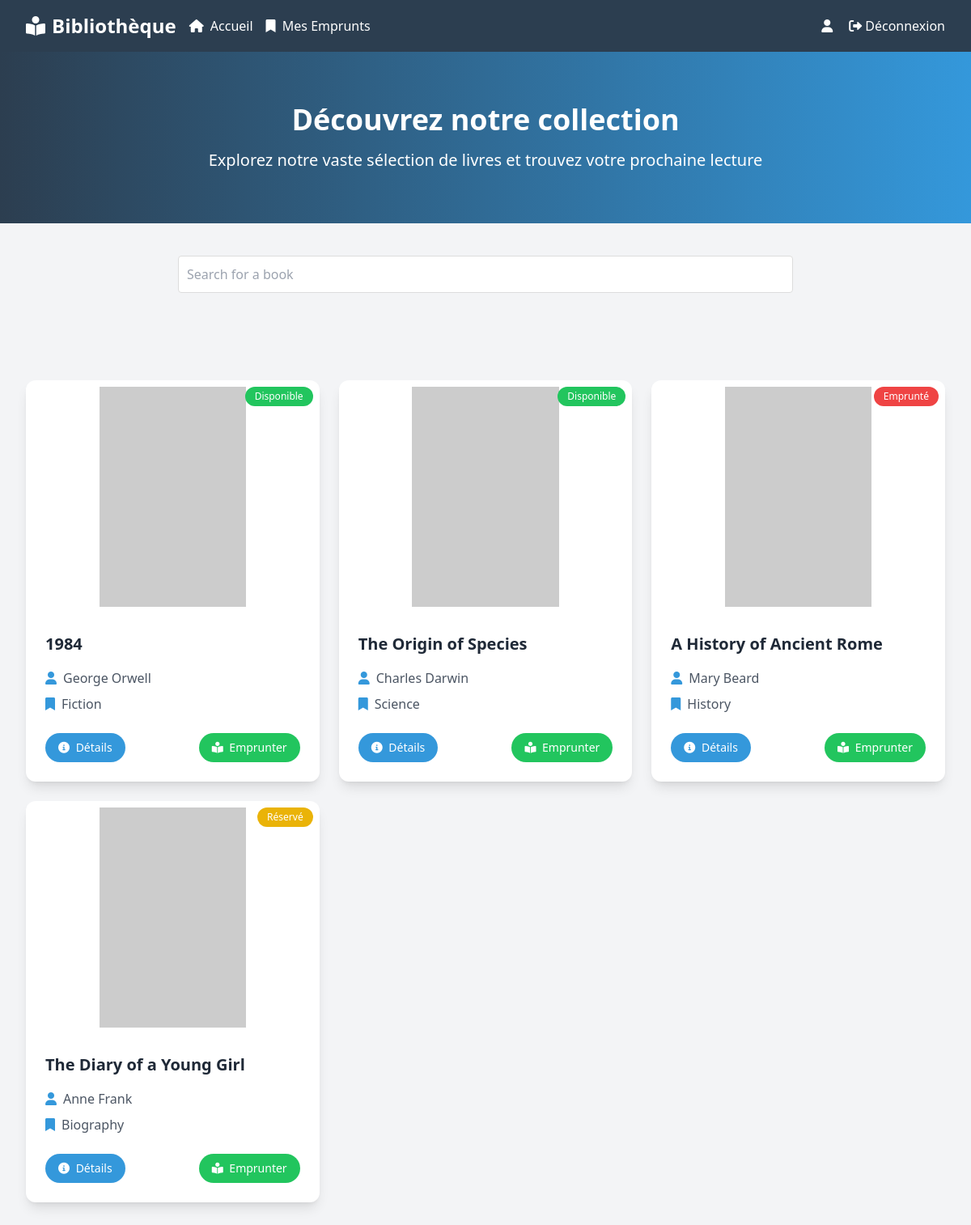
Screenshot of /user.php with the database file from the repository.
### tables this page shows
CREATE TABLE books (
    id INT AUTO_INCREMENT PRIMARY KEY,
    title VARCHAR(255) NOT NULL,
    author VARCHAR(255) NOT NULL,
    category_id INT NOT NULL,
    cover_image VARCHAR(255), 
    summary TEXT,
    status ENUM('available', 'borrowed', 'reserved') DEFAULT 'available',
    created_at TIMESTAMP DEFAULT CURRENT_TIMESTAMP,
    FOREIGN KEY (category_id) REFERENCES categories(id) ON DELETE CASCADE
);

CREATE TABLE categories (
    id INT AUTO_INCREMENT PRIMARY KEY,
    name VARCHAR(255) NOT NULL
);

### classes/book.php (called while the page is built, shortened)
<?php
class Book
{
    private $conn;
    private $table_name = "books";
    public function __construct($conn)
    {
        $this->conn = $conn;
    }
    public function getAllBooks()
    {
        $query = "SELECT b.*, c.name as category_name
                 FROM " . $this->table_name . " b
                 LEFT JOIN categories c ON b.category_id = c.id
                 ORDER BY b.created_at DESC";
        $stmt = $this->conn->prepare($query);
        $stmt->execute();
        return $stmt;
    }
}
?>

### user.php (the view, shortened to what this page needs)
<?php
include_once 'config/db.php';
include_once 'classes/book.php';
$database = new DataBase();
$conn = $database->getConnection();
$book = new Book($conn);
$books = $book->getAllBooks();
?>
<!DOCTYPE html>
<html lang="fr">
<head>
    <script src="https://cdn.tailwindcss.com"></script>
    <link rel="stylesheet" href="https://cdnjs.cloudflare.com/ajax/libs/font-awesome/6.0.0/css/all.min.css">
    <link rel="stylesheet" href="./style/index.css">
</head>
<body class="bg-gray-100">
    <nav class="bg-[#2C3E50] shadow-lg">
        <div class="max-w-7xl mx-auto px-4 sm:px-6 lg:px-8">
            <div class="flex justify-between h-16 items-center">
                <div class="flex items-center space-x-4">
                    <a class="text-white text-2xl font-bold flex items-center" href="user.php">
                        <i class="fas fa-book-reader mr-2"></i>Bibliothèque
                    </a>
                    <a href="user.php" class="text-white hover:text-[#E74C3C] transition-colors duration-300">
                        <i class="fas fa-home mr-1"></i> Accueil
                    </a>
                    <a href="reservation.php" class="text-white hover:text-[#E74C3C] transition-colors duration-300">
                        <i class="fas fa-bookmark mr-1"></i> Mes Emprunts
                    </a>
                </div>
                <div class="flex space-x-4">
                    <span class="text-white flex items-center">
                        <i class="fas fa-user mr-1"></i>
                    </span>
                    <a class="text-white hover:text-[#E74C3C] transition-colors duration-300 flex items-center" href="logout.php">
                        <i class="fas fa-sign-out-alt mr-1"></i> Déconnexion
                    </a>
                </div>
            </div>
        </div>
    </nav>
    <div class="bg-gradient-to-r from-[#2C3E50] to-[#3498DB] text-white py-16">
        <div class="max-w-7xl mx-auto px-4 sm:px-6 lg:px-8 text-center">
            <h1 class="text-4xl font-bold mb-4">Découvrez notre collection</h1>
            <p class="text-xl">Explorez notre vaste sélection de livres et trouvez votre prochaine lecture</p>
        </div>
    </div>
    <div class="search-container">
        <input type="text"
            id="search"
            class="search-input"
            placeholder="Search for a book"
            name="query">
    </div>
    <div class="max-w-7xl mx-auto px-4 sm:px-6 lg:px-8 py-12">
        <div class="grid grid-cols-1 md:grid-cols-2 lg:grid-cols-3 gap-6">
            <?php foreach ($books as $book): ?>
                <div class="bg-white rounded-xl shadow-lg overflow-hidden transform transition duration-300 hover:-translate-y-2 hover:shadow-xl">
                    <div class="relative h-72">
                        <?php if ($book['cover_image']): ?>
                            <img src="<?php echo htmlspecialchars($book['cover_image']); ?>"
                                alt="<?php echo htmlspecialchars($book['title']); ?>"
                                class="absolute inset-0 w-full h-full object-contain p-2"
                                onerror="this.src='https://via.placeholder.com/200x300?text=Image+non+disponible'">
                        <?php endif; ?>
                        <div class="absolute top-2 right-2 <?php
                                                            echo $book['status'] === 'available' ? 'bg-green-500' : ($book['status'] === 'borrowed' ? 'bg-red-500' : 'bg-yellow-500');
                                                            ?> text-white px-3 py-1 rounded-full text-xs font-medium">
                            <?php
                            echo $book['status'] === 'available' ? 'Disponible' : ($book['status'] === 'borrowed' ? 'Emprunté' : 'Réservé');
                            ?>
                        </div>
                    </div>
                    <div class="p-6">
                        <h5 class="text-xl font-bold text-gray-800 mb-4"><?php echo htmlspecialchars($book['title']); ?></h5>
                        <div class="space-y-2 text-gray-600 mb-6">
                            <p class="flex items-center">
                                <i class="fas fa-user text-[#3498DB] mr-2"></i>
                                <?php echo htmlspecialchars($book['author']); ?>
                            </p>
                            <p class="flex items-center">
                                <i class="fas fa-bookmark text-[#3498DB] mr-2"></i>
                                <?php echo isset($book['category_name']) ? htmlspecialchars($book['category_name']) : 'Non catégorisé'; ?>
                            </p>
                        </div>
                        <div class="flex justify-between items-center">
                            <a href="#"
                                onclick="showBookDetails({
                                   title: '<?php echo addslashes($book['title']); ?>',
                                   author: '<?php echo addslashes($book['author']); ?>',
                                   status: '<?php echo $book['status']; ?>',
                                   category_name: '<?php echo addslashes($book['category_name'] ?? 'Non catégorisé'); ?>',
                                   cover_image: '<?php echo addslashes($book['cover_image']); ?>',
                                   summary: '<?php echo addslashes($book['summary'] ?? 'Aucun résumé disponible'); ?>'
                               })"
                                class="bg-[#3498DB] text-white px-4 py-2 rounded-full text-sm font-medium hover:bg-[#2980B9] transition-colors duration-300">
                                <i class="fas fa-info-circle mr-1"></i>
                                Détails
                            </a>
                            <a href="reservation.php?book_id=<?php echo $book['id']; ?>"
                                class="bg-green-500 hover:bg-green-600 text-white px-4 py-2 rounded-full text-sm font-medium transition-colors duration-300">
                                <i class="fas fa-book-reader mr-1"></i>
                                Emprunter
                            </a>
                        </div>
                    </div>
                </div>
            <?php endforeach; ?>
        </div>
    </div>
</body>
</html>

### style/index.css (style rules this page uses)
.search-container { max-width: 800px; margin: 20px auto; padding: 20px; }
.search-input { width: 100%; padding: 10px; font-size: 16px; margin-bottom: 20px; border: 1px solid #ddd; border-radius: 4px; }

### rows the page displays
books: status "Disponible", title "1984", author "George Orwell", category.name "Fiction"
books: status "Disponible", title "The Origin of Species", author "Charles Darwin", category.name "Science"
books: status "Emprunté", title "A History of Ancient Rome", author "Mary Beard", category.name "History"
books: status "Réservé", title "The Diary of a Young Girl", author "Anne Frank", category.name "Biography"
